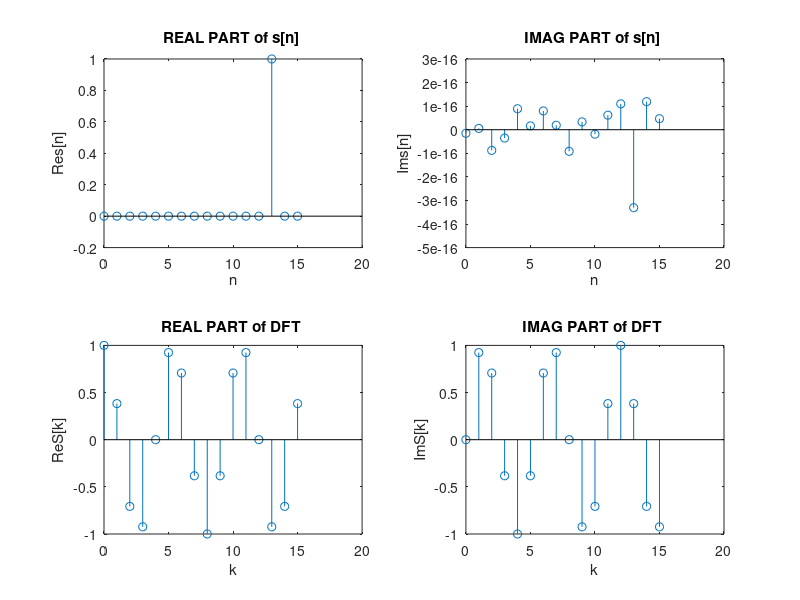

Write MATLAB code to recreate this figure.
nn = 0 : (16-1) ;
w_0=6*pi/16;
S= exp(1i*w_0*nn) ;
s =ifft(S) ;
kk = nn ;

subplot(221)
stem(nn,real(s))
title( 'REAL PART of s[n] ' ) , xlabel( 'n'), ylabel('Re{s[n]}')

subplot(222)
stem(nn,imag(s))
title( 'IMAG PART of s[n] ' ) , xlabel( 'n'), ylabel('Im{s[n]}')

subplot(223)
stem(kk,real(S))
title( 'REAL PART of DFT ' ) , xlabel( 'k'), ylabel('Re{S[k]}')

subplot(224)
stem(kk,imag(S))
title( 'IMAG PART of DFT ' ) , xlabel( 'k'), ylabel('Im{S[k]}')